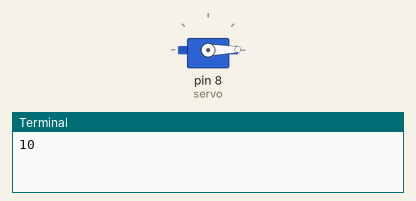
Recording of a program running on a simulated Raspberry Pi (header pin numbers). Parts: servo, the last lines printed to the terminal. Servo angles are drawn from the pulse width (0.5 ms = 0°, 2.5 ms = 180°).

Above: at 0.05 s.
At 4.15 s:
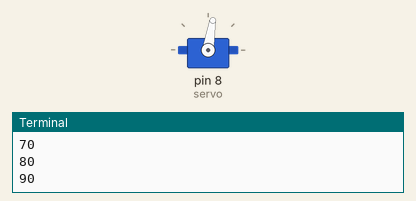
At 8.25 s:
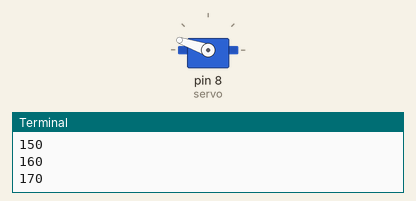
At 16.45 s:
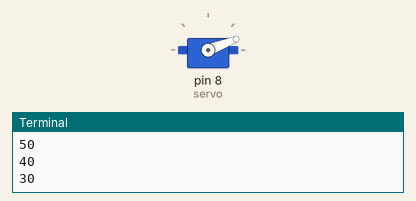
Timing chart, 0 to 23.4 s (numbered marks = the images above):
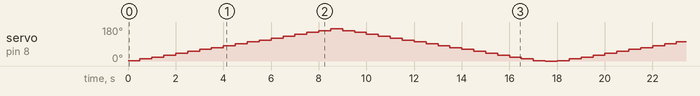

The program:

servo_continuo.py
```python
#Importamos librerias
import RPi.GPIO as GPIO
from time import sleep
#Establecer el modo de los pines
GPIO.setmode(GPIO.BOARD)
#Declarar los pines y variables
GPIO.setup(8,GPIO.OUT)
servo=GPIO.PWM(8,50)#(pin,Hz)
#Iniciar PWM
servo.start(0)
#Ciclo
angulo=0
try:
    while True:
        while angulo<180:
            #SUBIDA
            angulo=angulo+10
            print(angulo)
            servo.ChangeDutyCycle(2+(angulo/18))
            sleep(0.5)#Tiempo de espera para preguntar nuevamente
            servo.ChangeDutyCycle(0)
        while angulo>0:
            #BAJADA
            angulo=angulo-10
            print(angulo)
            servo.ChangeDutyCycle(2+(angulo/18))
            sleep(0.5)#Tiempo de espera para preguntar nuevamente
            servo.ChangeDutyCycle(0)
finally:
    servo.stop()
    GPIO.cleanup()
```
